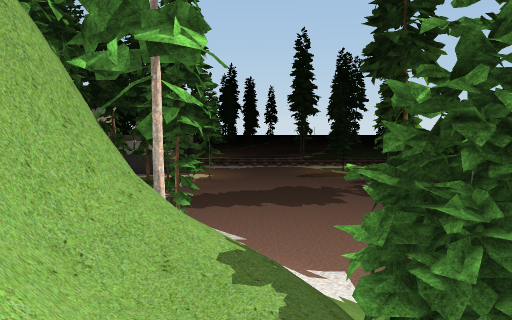
view 1 (above)

12 first-person views from a walk through a scene from a Unity 3-D project. The camera is 1.3 m above the floor, tilts 6° down and sees 70° across. The floor is counted in squares, 2 m on a side. Each view is taken from the middle of a square. On the plan, view 1 faces up. The plan holds only what a view shows up to about 11 squares ahead; the rest is blank. The place goes on beyond the plan. Some surface patterns are stand-ins.

view 2
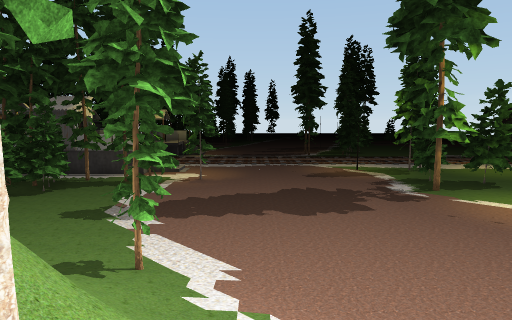

view 3
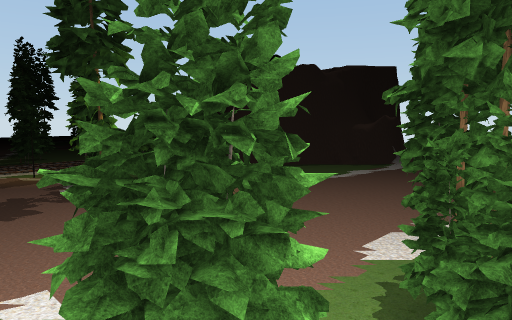

view 4
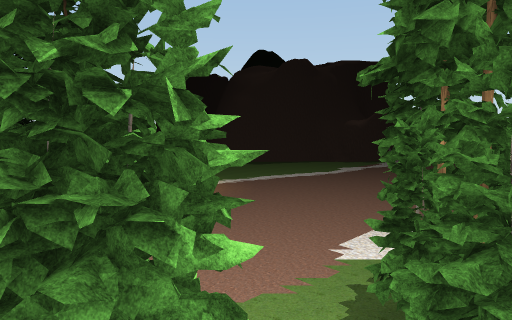

view 5
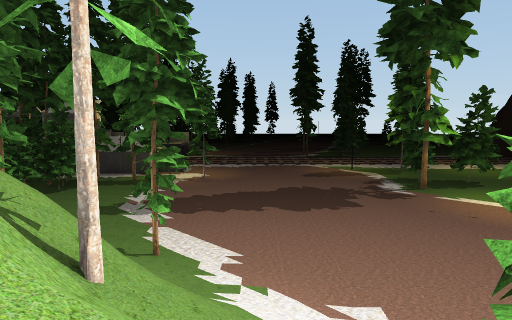

view 6
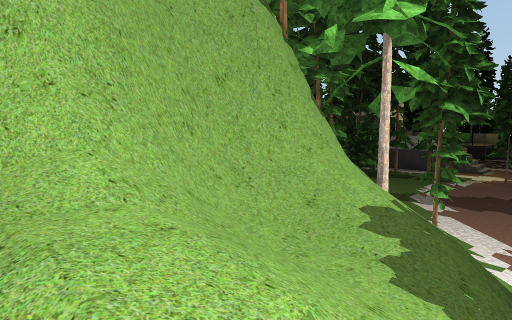

view 7
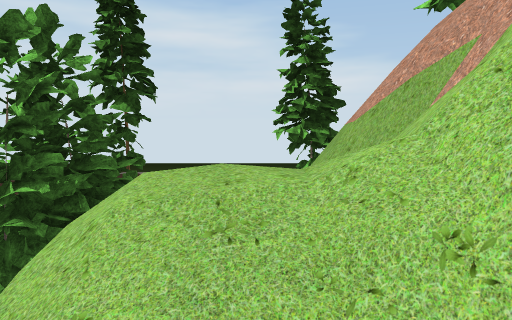

view 8
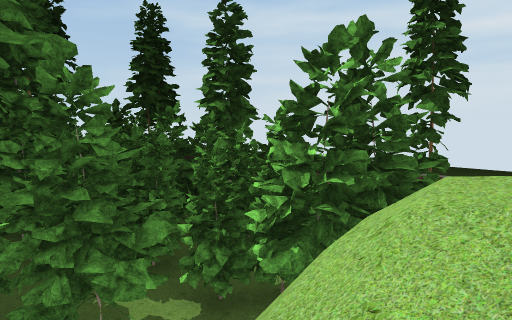

view 9
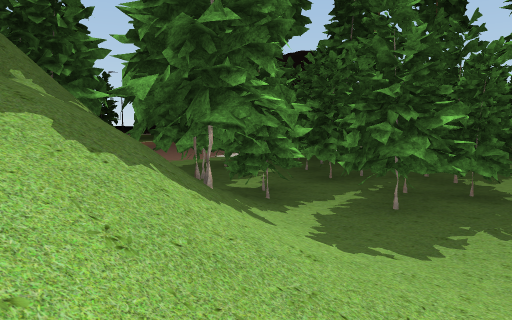

view 10
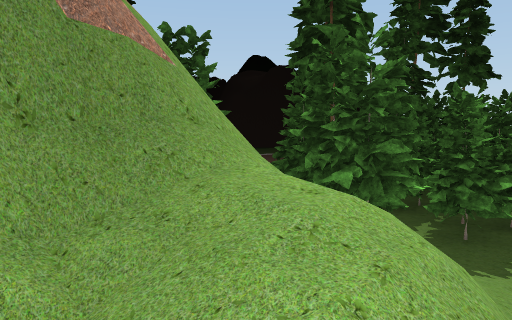

view 11
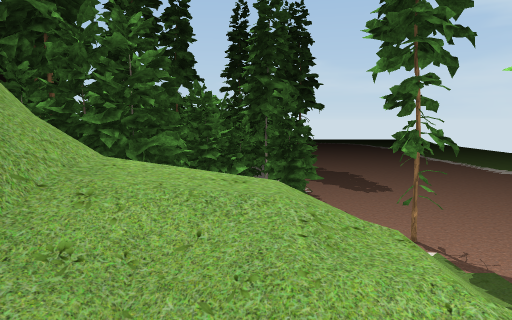

view 12
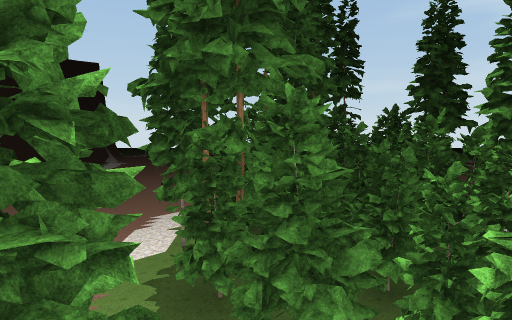

### Floor plan
Key: @ floor where view 1 was taken; # wall or solid block; . floor; / step, stairs or slope; = window, fence, low wall or low ledge; v drop or lower ground.
Columns run from 7 left of view 1 to 10 right of it. Each row starts with its distance up from view 1.
 14 ...............
 13 ...............
 12  ..............
 11   .............
 10   ............
  9    //#.......
  8     ////....   ..
  7      ////... .....
  6      =///. . .....
  5      /#/// .......
  4       # #  .......
  3      ##/## .......
  2      ##/###.####
  1      ##/v ####
  0      ##@/ ##
 -1      ## /##
 -2      ## /###
 -3     ##=//#/##
 -4     //////.##
 -5     /  / /. #

Where each view was taken, in squares from view 1:
view 1: 0 up, 0 right, facing up
view 2: 3 up, 0 right, facing up
view 3: 0 up, 0 right, facing up-right
view 4: 0 up, 1 right, facing up-right
view 5: 2 up, 0 right, facing up
view 6: 0 up, 1 right, facing up-left
view 7: 2 up, 0 right, facing down
view 8: 2 up, 0 right, facing down-right
view 9: 5 down, 0 right, facing up-right
view 10: 5 down, 3 left, facing up-right
view 11: 4 down, 3 left, facing right
view 12: 1 up, 0 right, facing right
